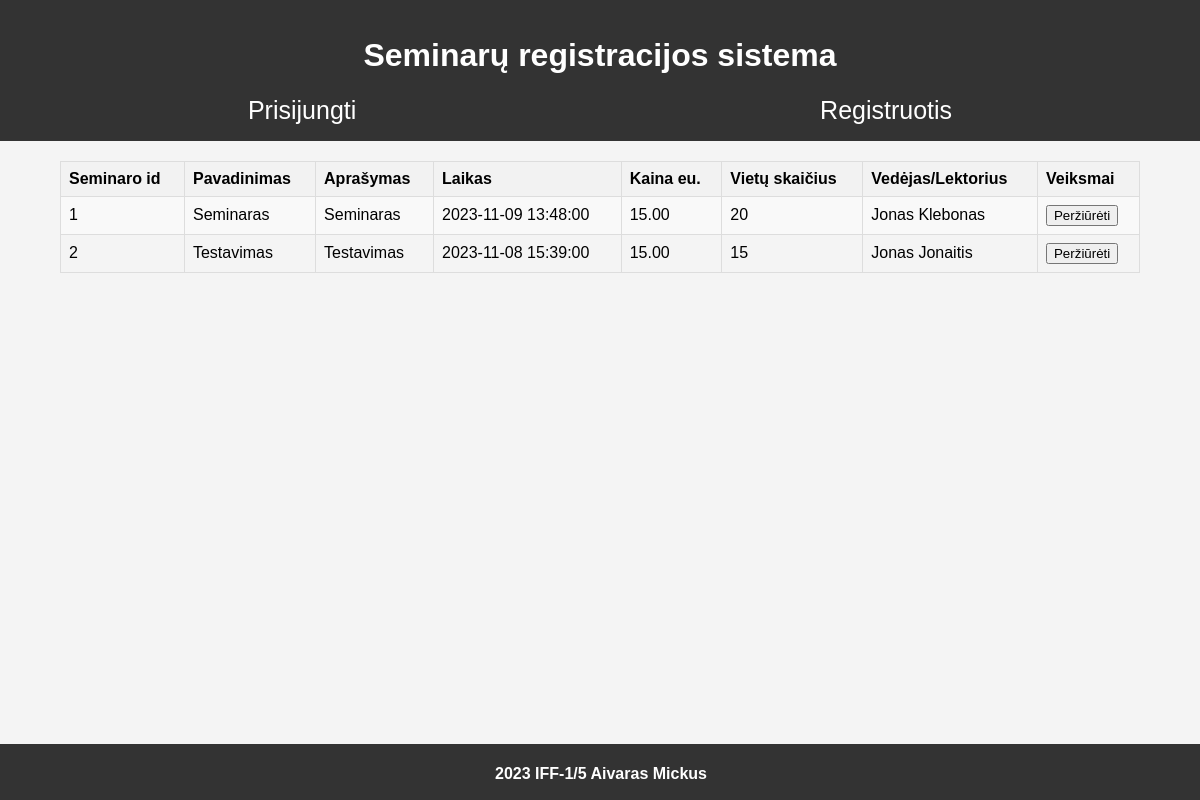
The page / on the database its author committed.
### tables this page shows
CREATE TABLE `Seminarai` (
  `seminaro_id` int(11) NOT NULL,
  `pavadinimas` varchar(255) DEFAULT NULL,
  `aprasymas` varchar(255) DEFAULT NULL,
  `laikas` datetime DEFAULT NULL,
  `kaina` decimal(10,2) DEFAULT NULL,
  `vietu_skaicius` int(11) DEFAULT NULL,
  `vedantis_lektorius` varchar(255) DEFAULT NULL,
  `perziuros` int(11) DEFAULT '0',
  `registracija_uzdaryta` tinyint(1) DEFAULT '0'
);

### seminar_table.php (the view, shortened to what this page needs)
<!DOCTYPE html>
<html lang="en">
<head>
</head>
<body>
    <?php
    $servername = "localhost";
    $username = "stud";
    $password = "stud";
    $dbname = "projektas";
    $conn = new mysqli($servername, $username, $password, $dbname);
    try {
        $stmt = $conn->prepare("SELECT * FROM Seminarai");
        $stmt->execute();
        $result = $stmt->get_result();
        if ($result->num_rows > 0) {
    ?>
            <table>
                <tr>
                    <th>Seminaro id</th>
                    <th>Pavadinimas</th>
                    <th>Aprašymas</th>
                    <th>Laikas</th>
                    <th>Kaina eu.</th>
                    <th>Vietų skaičius</th>
                    <th>Vedėjas/Lektorius</th>
                    <th>Veiksmai</th>
                </tr>
                <?php
                while ($row = $result->fetch_assoc()) {
                ?>
                    <tr>
                        <td><?= $row['seminaro_id'] ?></td>
                        <td><?= $row['pavadinimas'] ?></td>
                        <td><?= $row['aprasymas'] ?></td>
                        <td><?= $row['laikas'] ?></td>
                        <td><?= $row['kaina'] ?></td>
                        <td><?= $row['vietu_skaicius'] ?></td>
                        <td><?= $row['vedantis_lektorius'] ?></td>
                        <td>
                            <form action="seminar_details.php" method="post">
                                <input type="submit" value="Peržiūrėti">
                            </form>
                        </td>
                    </tr>
                <?php
                }
                ?>
            </table>
    <?php
        } else {
            echo '<p>Nėra seminarų</p>';
        }
    } catch (Exception $e) {
        echo "Error: " . $e->getMessage();
    } finally {
        $stmt->close();
        $conn->close();
    }
    ?>
</body>
</html>

### index.php (shortened to what this page needs)
<!DOCTYPE html>
<html lang="en">
<head>
</head>
<body>
    <?php include 'router.php'; ?>
</body>
</html>

### router.php (shortened to what this page needs)
<?php
$action = isset($_GET['action']) ? $_GET['action'] : 'home';
switch ($action) {
    case 'home':
        include 'home.php';
        break;
}

### home.php (shortened to what this page needs)
<!DOCTYPE html>
<html lang="en">
<head>
</head>
<body>
    <header>
        <h1>Seminarų registracijos sistema</h1>
        <nav>
            <a href="router.php?action=login">Prisijungti</a>
            <a href="router.php?action=register">Registruotis</a>
        </nav>
    </header>
    <div>
        <?php include('seminar_table.php'); ?>
    </div>
        <?php include("footer.php") ?>
</body>
</html>

### footer.php (shortened to what this page needs)
<header class=header>
    <p> 2023 IFF-1/5 Aivaras Mickus</p>
</header>

### home.php (style rules this page uses)
body { font-family: Arial, sans-serif; margin: 0; padding: 0; background-color: #f4f4f4; }
header { background-color: #333; color: #fff; text-align: center; padding: 1em; }
nav { display: flex; justify-content: space-around; margin-top: 1em; }
nav a { text-decoration: none; background-color: #333; color: #fff; font-size: 25px; }
th, td { border: 1px solid #333; }

### seminar_table.php (style rules this page uses)
body { font-family: Arial, sans-serif; }
table { width: 90%; border-collapse: collapse; margin-top: 20px; margin-left: auto; margin-right: auto; }
th, td { border: 1px solid #dddddd; text-align: left; padding: 8px; }
th { background-color: #f2f2f2; }
tr:nth-child(even) { background-color: #f9f9f9; }
p { margin-top: 20px; font-weight: bold; }

### footer.php (style rules this page uses)
.header { position: fixed; bottom: 0; left: 0; width: 100%; background-color: #333; color: #fff; text-align: center; padding: 1px; }

### rows shown on the page
seminarai: seminaro_id "1", pavadinimas "Seminaras", aprasymas "Seminaras", laikas "2023-11-09 13:48:00", kaina "15.00", vietu_skaicius "20", vedantis_lektorius "Jonas Klebonas"
seminarai: seminaro_id "2", pavadinimas "Testavimas", aprasymas "Testavimas", laikas "2023-11-08 15:39:00", kaina "15.00", vietu_skaicius "15", vedantis_lektorius "Jonas Jonaitis"
